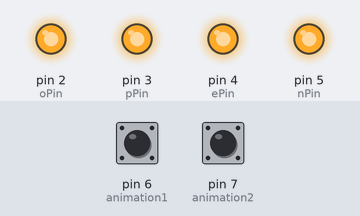
The sketch below on a simulated Arduino Uno, built with avr-gcc and run on an emulated ATmega328P. Shown: output pins drawn as LEDs (lit = HIGH). Dashed ring = blinking. Inputs (shaded band) come from the test bench; at power-on: pin 6 (animation1) HIGH, pin 7 (animation2) HIGH.

Above: at 1.8 s.
1.9 s: pin 6 (animation1) pulled LOW for 3.2 s
At 2.8 s:
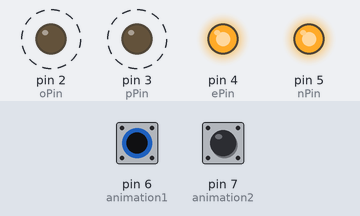
At 3.7 s:
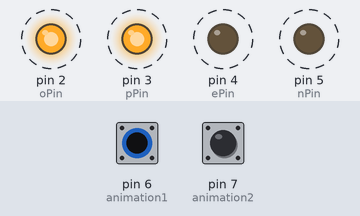
Timing chart, 0 to 7.5 s (numbered marks = the images above; inputs shaded):
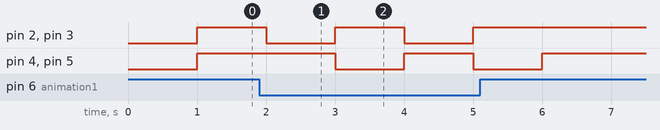

Measured:
- after the input at 1.9 s, pin 2 (oPin), pin 3 (pPin): alternates HIGH for 1.0 s and LOW for 1.0 s, 4 changes in all, then stays HIGH, starting after 0.10 s; pin 4 (ePin), pin 5 (nPin): alternates HIGH for 1.0 s and LOW for 1.0 s, 4 changes in all, then stays HIGH, starting after 1.1 s

The sketch:

open_sign_animation.ino
```cpp
// animation code for LED Open Sign
// by Seth Kerr


// Seth the open letter pins to control each led array
const int oPin = PD2;
const int pPin = PD3;
const int ePin = PD4;
const int nPin = PD5;

// Animation selection pins
const int animation1 = PD6;
const int animation2 = PD7;

// Set the initial LED states
int oState = LOW;
int pState = LOW;
int eState = LOW;
int nState = LOW;

// Delay timer
unsigned long previousMillis = 0;

// Set the interval to 1 second or 1000msec
const long interval = 1000;

void setup() {
  // Set the letter pins to outputs
  pinMode(oPin, OUTPUT);
  pinMode(pPin, OUTPUT);
  pinMode(ePin, OUTPUT);
  pinMode(nPin, OUTPUT);

  // set the animation control signal to input with internal pullup resistors
  pinMode(animation1, INPUT_PULLUP);
  pinMode(animation2, INPUT_PULLUP);

}

void loop() {
  // put your main code here, to run repeatedly:

  // get the current time in milliseconds
  unsigned long currentMillis = millis();

  // tell the code when to change the LED state
  if (currentMillis - previousMillis >= interval) {
    previousMillis = currentMillis;

    // check the animation output selection
    // The first sequence runs through turning one letter off at a time.
    if (digitalRead(animation1) == HIGH && digitalRead(animation2) == LOW) {
      if (oState == LOW) {
        oState = HIGH;
        pState = LOW;
        eState = HIGH;
        nState = HIGH;
      } else if (pState == LOW) {
        oState = HIGH;
        pState = HIGH;
        eState = LOW;
        nState = HIGH;
      } else if (eState == LOW) {
        oState = HIGH;
        pState = HIGH;
        eState = HIGH;
        nState = LOW;
      } else if (nState == LOW) {
        oState = LOW;
        pState = HIGH;
        eState = HIGH;
        nState = HIGH;
      } //else {
      //oState = HIGH;
      //pState = HIGH;
      //eState = HIGH;
      //nState = HIGH;
    //}
    }

    // this just blinks the OPEN sign on and off
    else if (digitalRead(animation1) == LOW && digitalRead(animation2) == LOW) {


      if (oState == LOW && pState == LOW && eState == LOW && nState == LOW) {
        oState = HIGH;
        pState = HIGH;
        eState = HIGH;
        nState = HIGH;
      } else {
        oState = LOW;
        pState = LOW;
        eState = LOW;
        nState = LOW;
      }
    } else if (digitalRead(animation1) == LOW && digitalRead(animation2) == HIGH) {


      if (oState == LOW && pState == LOW && eState == HIGH && nState == HIGH) {
        oState = HIGH;
        pState = HIGH;
        eState = LOW;
        nState = LOW;
      } else {
        oState = LOW;
        pState = LOW;
        eState = HIGH;
        nState = HIGH;
      }
    } else if (digitalRead(animation1) == HIGH && digitalRead(animation2) == HIGH) {
      oState = HIGH;
        pState = HIGH;
        eState = HIGH;
        nState = HIGH;
    }


  }
  //digitalRead(animation1);
  //digitalRead(animation2);
  digitalWrite(oPin, oState);
  digitalWrite(pPin, pState);
  digitalWrite(ePin, eState);
  digitalWrite(nPin, nState);

}
```
